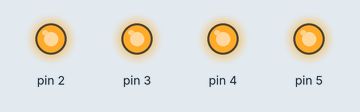
Bench run of a sketch on a simulated Arduino Uno, built with avr-gcc and run on an emulated ATmega328P. Parts: output pins drawn as LEDs (lit = HIGH). At 5.0 s the program stops and its outputs stay as they are.

Above: at 0.2 s.
At 1.7 s:
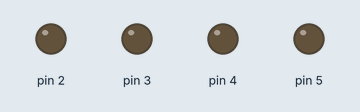
Timing chart, 0 to 3.0 s (numbered marks = the images above):
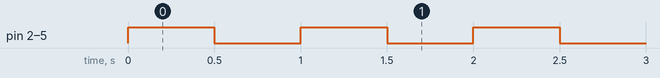

The sketch:

sketch_jun07b.ino
```cpp
void setup() {
  // put your setup code here, to run once:
pinMode(2,OUTPUT);
pinMode(3,OUTPUT);
pinMode(4,OUTPUT);
pinMode(5,OUTPUT);
}
 void blink( int n)
 {
   for(int i=0;i<n;i++)
  {
digitalWrite(2,1);
digitalWrite(3,1);
digitalWrite(4,1);
digitalWrite(5,1);
delay(500);
digitalWrite(2,0);
digitalWrite(3,0);
digitalWrite(4,0);
digitalWrite(5,0);
delay(500);
  }
  while(1);
 }
void loop() {
  // put your main code here, to run repeatedly:


blink(5);
}
```

Measured:
- by itself, pin 2–5: alternates HIGH for 0.50 s and LOW for 0.50 s, 10 changes in all, then stays LOW
